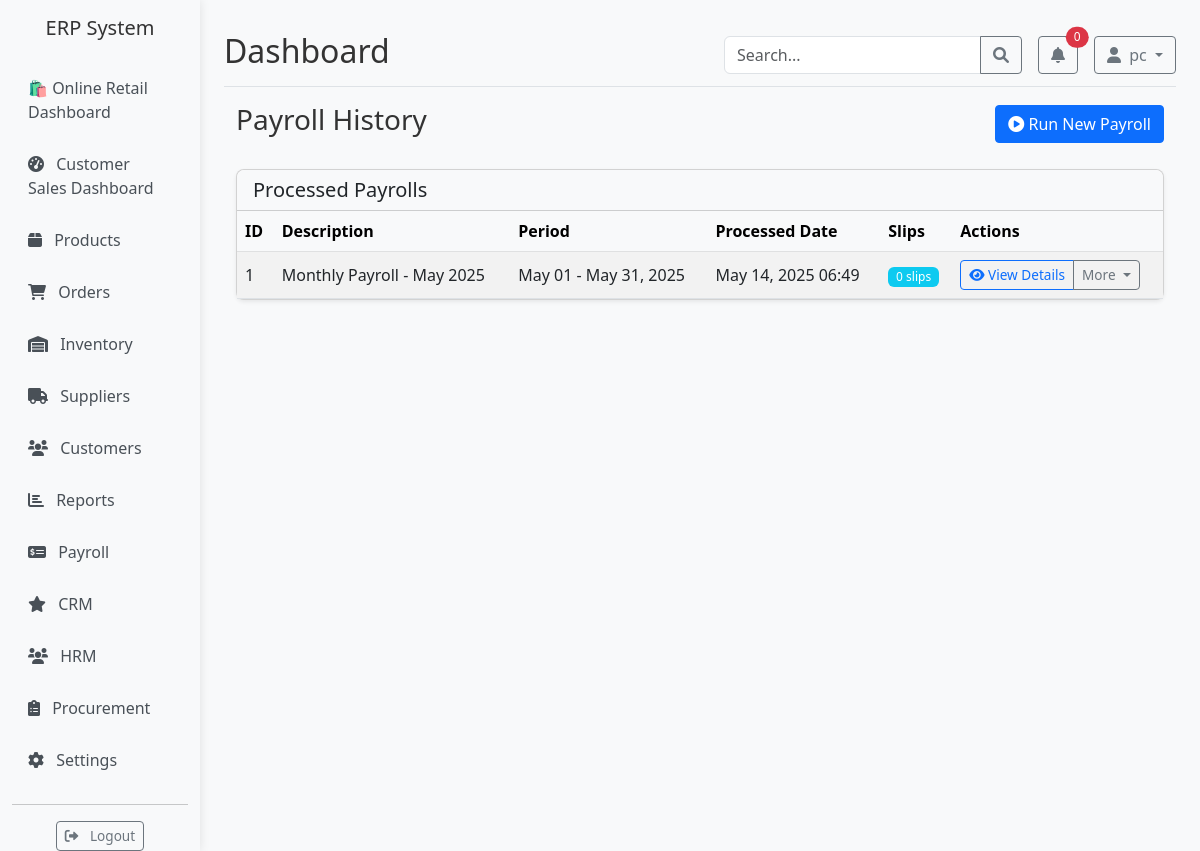
Page /payroll/payroll-list/ (signed in) on the committed database.
### online_payroll/models.py (models this page shows, shortened)
class Payroll(AuditModel):
    start_date = models.DateField()
    end_date = models.DateField()
    description = models.CharField(max_length=100)
    processed_at = models.DateTimeField(auto_now_add=True)
    notes = models.TextField(blank=True)

### online_payroll/views.py (the view)
# urls.py: path('payroll-list/', views.payroll_list, name='payroll_list'),
@login_required
def payroll_list(request):
    payrolls = Payroll.objects.all().order_by('-created_at')
    context = {
        'payrolls': payrolls,
    }
    return render(request, 'payroll/payroll/payroll_list.html', context)

### templates/payroll/payroll/payroll_list.html (shortened to what this page needs)
{% extends 'base.html' %}
{% load humanize %}
{% block content %}
<div class="container">
    <div class="d-flex justify-content-between align-items-center mb-4">
        <h1 class="h3">Payroll History</h1>
        <a href="{% url 'payroll:run_payroll' %}" class="btn btn-primary">
            <i class="fas fa-play-circle"></i> Run New Payroll
        </a>
    </div>
    <div class="card">
        <div class="card-header bg-light">
            <h5 class="mb-0">Processed Payrolls</h5>
        </div>
        <div class="card-body p-0">
            <div class="table-responsive">
                <table class="table table-hover table-striped align-middle mb-0">
                    <thead class="table-light">
                        <tr>
                            <th>ID</th>
                            <th>Description</th>
                            <th>Period</th>
                            <th>Processed Date</th>
                            <th>Slips</th>
                            <th>Actions</th>
                        </tr>
                    </thead>
                    <tbody>
                        {% for payroll in payrolls %}
                            <tr>
                                <td>{{ payroll.id }}</td>
                                <td>{{ payroll.description }}</td>
                                <td>{{ payroll.start_date|date:"M d" }} - {{ payroll.end_date|date:"M d, Y" }}</td>
                                <td>{{ payroll.processed_at|date:"M d, Y H:i" }}</td>
                                <td>
                                    <span class="badge bg-info">{{ payroll.salary_slips.count }} slips</span>
                                </td>
                                <td>
                                    <div class="btn-group btn-group-sm">
                                        <button type="button" class="btn btn-outline-primary">
                                            <i class="fas fa-eye"></i> View Details
                                        </button>
                                        <button type="button" class="btn btn-outline-secondary dropdown-toggle" data-bs-toggle="dropdown" aria-expanded="false">
                                            More
                                        </button>
                                    </div>
                                </td>
                            </tr>
                        {% endfor %}
                    </tbody>
                </table>
            </div>
        </div>
    </div>
</div>
{% endblock %}

### templates/components/header.html (shortened to what this page needs)
<header class="d-flex justify-content-between flex-wrap flex-md-nowrap align-items-center pt-3 pb-2 mb-3 border-bottom">
    <h1 class="h2">{% block header_title %}Dashboard{% endblock %}</h1>
    <div class="d-flex align-items-center">
        <form class="me-3 d-none d-md-flex" action="{% block search_url %}{% endblock %}" method="GET">
            <div class="input-group">
                <input type="text" class="form-control" name="search" placeholder="Search..."
                       value="{{ search_query|default:'' }}">
                <button class="btn btn-outline-secondary" type="submit">
                    <i class="fas fa-search"></i>
                </button>
            </div>
        </form>
        <div class="dropdown me-3">
            <a class="btn btn-outline-secondary position-relative" href="#" role="button" id="notificationsDropdown"
               data-bs-toggle="dropdown" aria-expanded="false">
                <i class="fas fa-bell"></i>
                <span class="position-absolute top-0 start-100 translate-middle badge rounded-pill bg-danger">
                    {{ low_stock_count|default:'0' }}
                </span>
            </a>
        </div>
        <div class="dropdown">
            <a class="btn btn-outline-secondary dropdown-toggle" href="#" role="button" id="userDropdown"
               data-bs-toggle="dropdown" aria-expanded="false">
                <i class="fas fa-user me-1"></i>
                {{ request.user.username }}
            </a>
        </div>
    </div>
</header>

### static/css/main.css (style rules this page uses)
body { font-family: 'Segoe UI', Tahoma, Geneva, Verdana, sans-serif; background-color: #f8f9fa; color: #333; }
a { text-decoration: none; }
.card { border-radius: 0.5rem; box-shadow: 0 0.125rem 0.25rem rgba(0, 0, 0, 0.075); transition: transform 0.3s ease; }
.card-header { border-top-left-radius: 0.5rem !important; border-top-right-radius: 0.5rem !important; }
.table th { font-weight: 600; }
.btn { border-radius: 0.25rem; font-weight: 500; }
.btn-group-sm > .btn, .btn-sm { padding: 0.25rem 0.5rem; font-size: 0.85rem; }
.badge { font-weight: 500; padding: 0.35em 0.65em; }

### rows in the picture
Payroll: id "1", description "Monthly Payroll - May 2025", start_date "May 01", end_date "May 31, 2025", processed_at "May 14, 2025 06:49", salary_slips.count "0"

### other values in the picture
{{ low_stock_count|default:'0' }} "0"
{{ request.user.username }} "pc"
